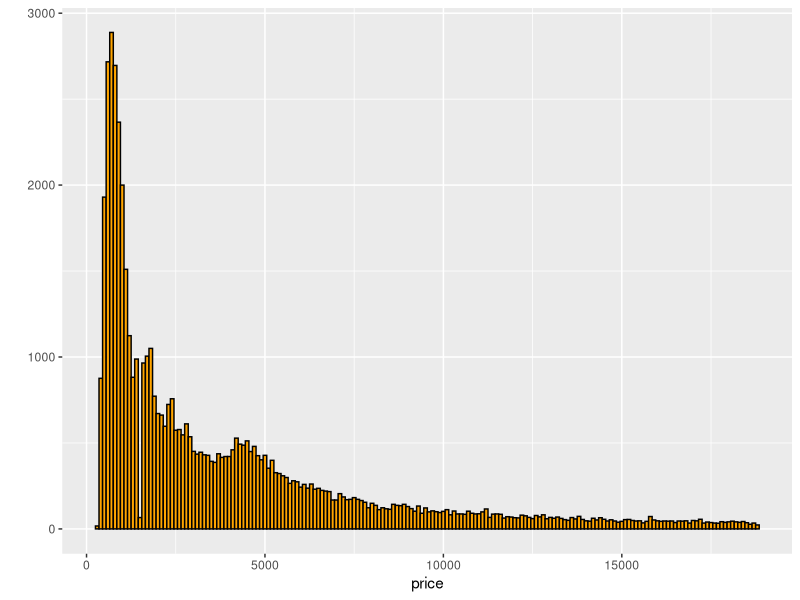
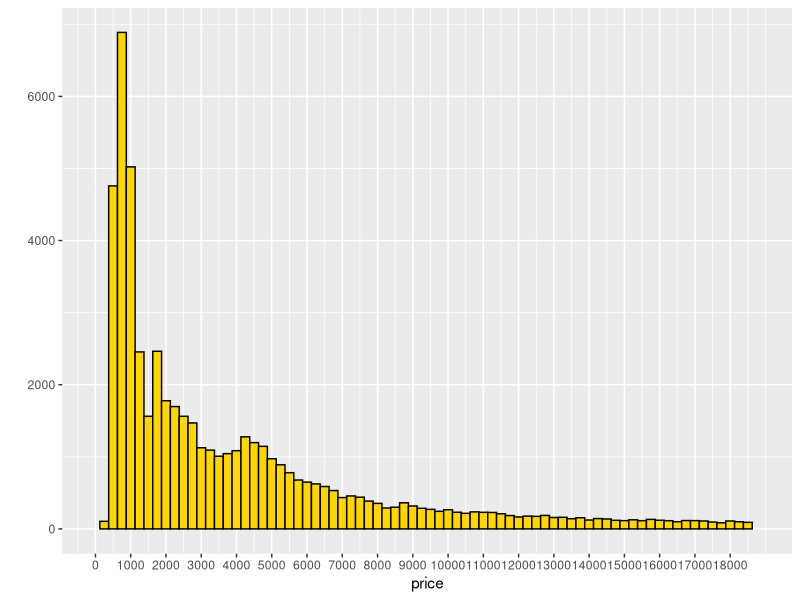
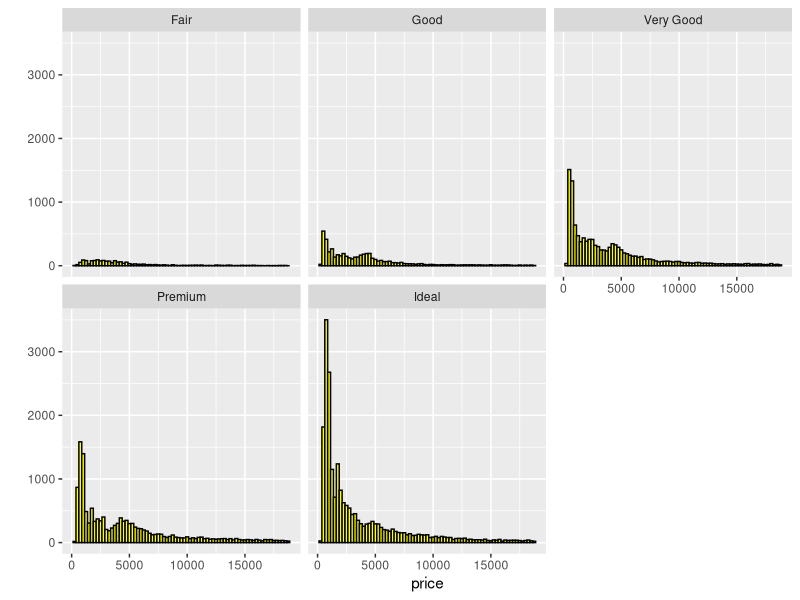
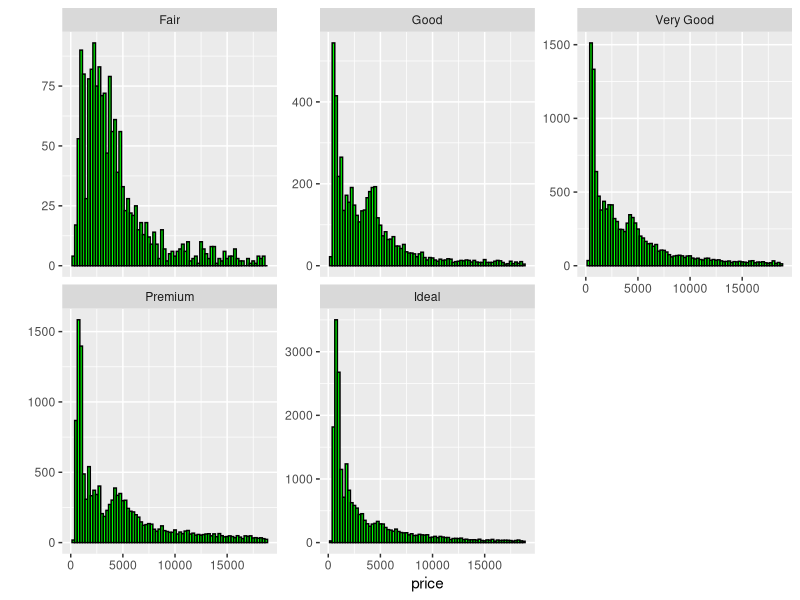
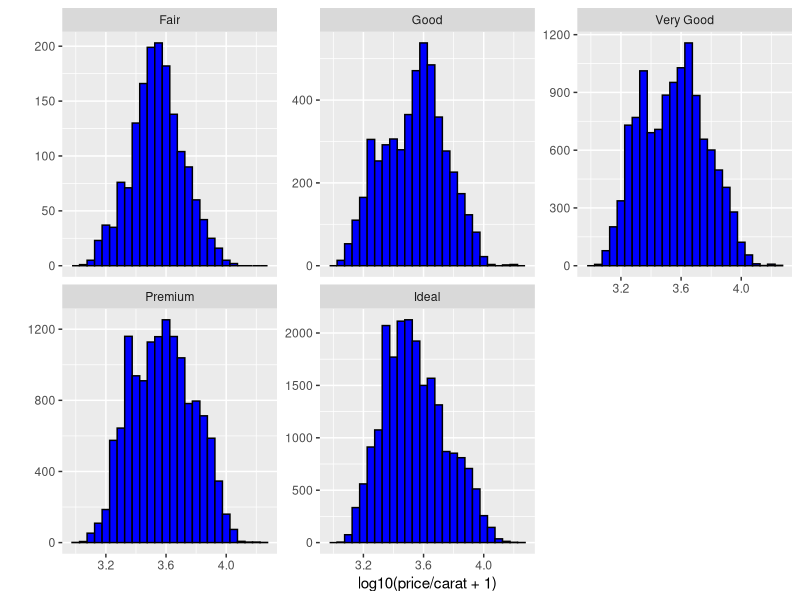
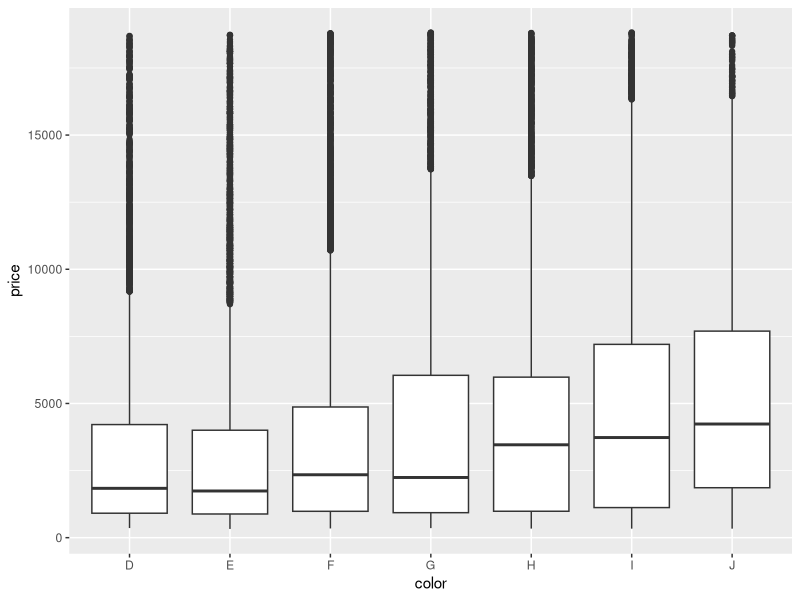
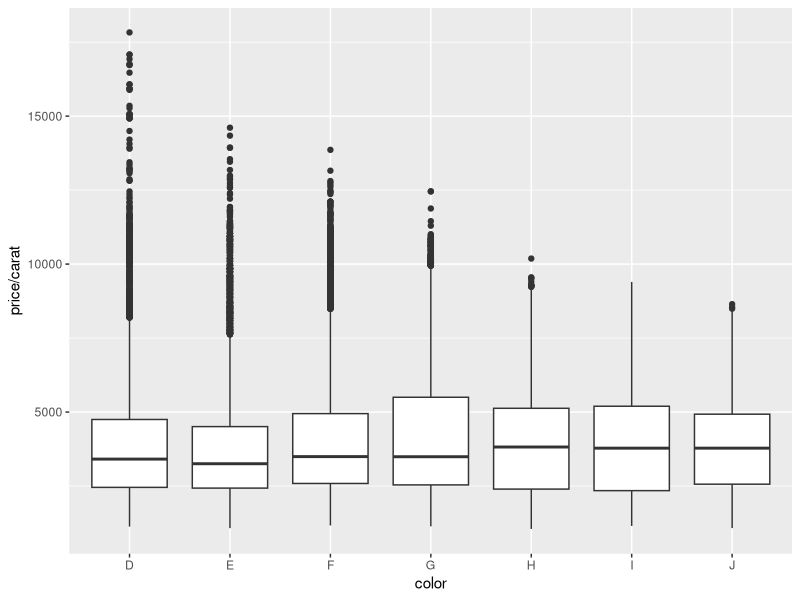
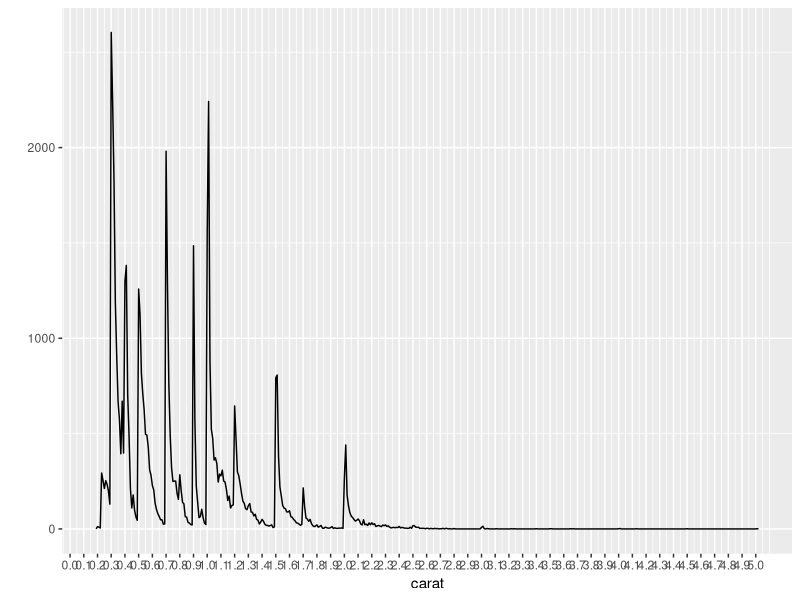

The R script that drew these images, in order:
## ---- chunk 1
knitr::opts_chunk$set(echo = TRUE)
## ---- chunk 2
library(ggplot2)
## ---- chunk 3
str(diamonds)
## ---- chunk 4
qplot(x = price, data = diamonds, binwidth = 100, color = I("black"), fill = I("orange"))
## ---- chunk 5
summary(diamonds$price)
## ---- chunk 6
sum(diamonds$price < 500)
sum(diamonds$price < 250)
sum(diamonds$price >= 15000)
## ---- chunk 7
qplot(x = price, data = diamonds, binwidth = 250, color = I("black"), fill = I("gold")) +
  scale_x_continuous(limits = c(0, 18823), breaks = seq(0, 18823, 1000))
## ---- chunk 8
qplot(x = price, data = diamonds, binwidth = 250, color = I("black"), fill = I("yellow")) +
  facet_wrap(~cut)
## ---- chunk 9
library(dplyr)
## ---- chunk 10
filter(diamonds, price == max(diamonds$price))
filter(diamonds, price == min(diamonds$price))
table(diamonds$cut)
  by(diamonds$price, diamonds$cut, summary)
## ---- chunk 11
qplot(x = price, data = diamonds, binwidth = 250, color = I("black"), fill = I("green")) +
  facet_wrap(~cut, scales = "free_y")
## ---- chunk 12
qplot(x = log10(price/carat + 1), data = diamonds, binwidth = 0.05, color = I("black"), fill = I("blue")) +
  facet_wrap(~cut, scales = "free_y")
## ---- chunk 13
qplot(x = color, y = price, data = diamonds, geom = "boxplot")

table(diamonds$color) 
  by(diamonds$price, diamonds$color, summary)
## ---- chunk 14
IQR(diamonds$price[diamonds$color == "D"])
IQR(diamonds$price[diamonds$color == "J"])
## ---- chunk 15
qplot(x = color, y = price/carat, data = diamonds, geom = "boxplot")
## ---- chunk 16
qplot(x = carat, data = subset(diamonds, !is.na(carat)), geom = "freqpoly", binwidth = 0.01) +
  scale_x_continuous(breaks = seq(0, 5, 0.1))

filter(count(diamonds, carat, carat > 2000), n > 2000)
## ---- chunk 17
cpi <- read.table("cpi.csv" , header = TRUE, sep = ",", quote = "\"", na.strings = "")
head(cpi)
## ---- chunk 18
qplot(x = X2008, y = X2009, data = subset(cpi, !is.na(X2009)), 
      color = I("black"), fill = I("red"))
## ---- chunk 19
library(gridExtra)
## ---- chunk 20
plot1 <- qplot(x = X2008, data = subset(cpi, !is.na(X2008)), geom = "freqpoly", binwidth = .5) +
  scale_x_continuous(breaks = seq(0, 10, 1))
plot2 <- qplot(x = X2009, data = subset(cpi, !is.na(X2009)), geom = "freqpoly", binwidth = .5) +
  scale_x_continuous(breaks = seq(0, 10, 1))
grid.arrange(plot1, plot2, ncol = 1)
## ---- chunk 21
plot3 <- qplot(1, X2008, data = subset(cpi, !is.na(X2008)), geom = "boxplot", 
    xlab = "2008", ylab = "CPI Score") +
  scale_x_continuous(breaks = seq(0, 1, 1))
plot4 <- qplot(1, X2009, data = subset(cpi, !is.na(X2009)), geom = "boxplot", 
    xlab = "2009", ylab = "CPI Score") +
  scale_x_continuous(breaks = seq(0, 1, 1))
grid.arrange(plot3, plot4, nrow = 1)
## ---- chunk 22
summary(cpi$X2008)
summary(cpi$X2009)
IQR(cpi$X2008, na.rm = TRUE)
IQR(cpi$X2009, na.rm = TRUE)
## ---- chunk 23
FBfriends <- read.csv("FBfriends.csv" , header = TRUE)
head(FBfriends)
## ---- chunk 24
FBfriends$month <- as.numeric(substr(FBfriends$Start.date, 1, 2))
FBfriends$day <- as.numeric(substr(FBfriends$Start.date, 4, 5))
## ---- chunk 25
sum(FBfriends$Start.date == 11/13/2016)
## ---- chunk 26
qplot(x = month, data = FBfriends, binwidth = 1, color = I("black"), fill = I("orange")) +
  scale_x_continuous(breaks = seq(0, 12, 1))
## ---- chunk 27
table(FBfriends$month)
## ---- chunk 28
qplot(x = day, data = FBfriends, binwidth = 1, color = I("black"), fill = I("orange")) +
  scale_x_continuous(breaks = seq(0, 31, 1))

table(FBfriends$day)
